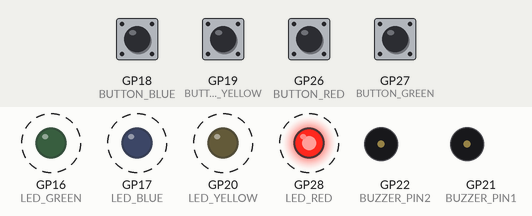
Bench run of a sketch on a simulated Raspberry Pi Pico. Shown: output pins drawn as LEDs (lit = HIGH), buzzer (waves = sounding, pin HIGH). Dashed ring = blinking. The inputs (shaded band) are chosen by the test bench; at power-on: GP18 (BUTTON_BLUE), GP19 (BUTTON_YELLOW), GP26 (BUTTON_RED), GP27 (BUTTON_GREEN) HIGH. Random numbers use the default seed unless the sketch sets one.

Above: at 2.86 s.
2.9 s: GP18 (BUTTON_BLUE) pulled LOW for 0.15 s
At 3.2 s:
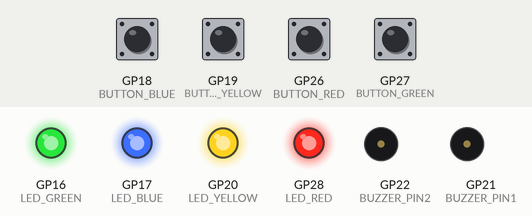
At 5.0 s:
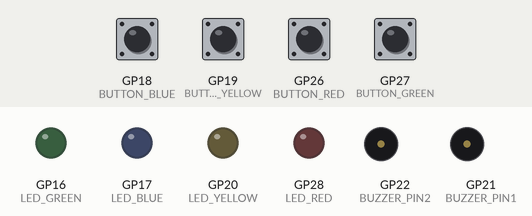
5.9 s: GP19 (BUTTON_YELLOW) pulled LOW for 0.15 s
8.9 s: GP19 (BUTTON_YELLOW) pulled LOW for 1 s
At 10.39 s:
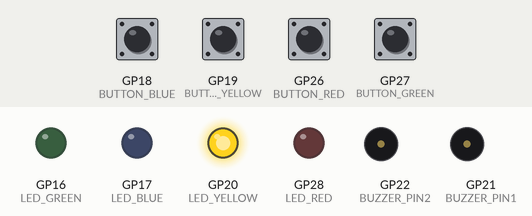
11.9 s: GP26 (BUTTON_RED) pulled LOW for 1 s
14.9 s: GP27 (BUTTON_GREEN) pulled LOW for 0.15 s
At 16.49 s:
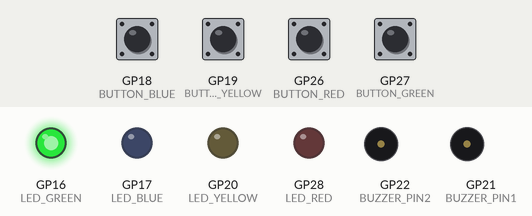
18.0 s: GP18 (BUTTON_BLUE) pulled LOW for 1 s
Timing chart, 0 to 22.0 s (numbered marks = the images above; inputs shaded):
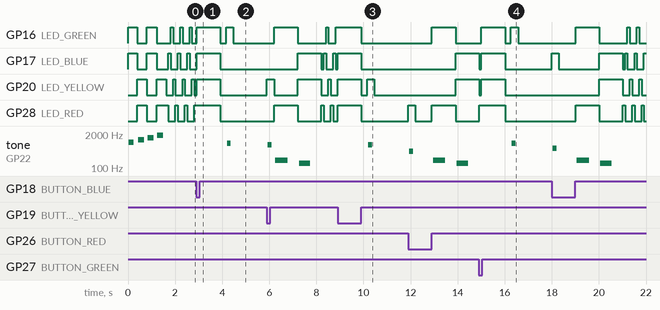

The sketch:

Memory_GAME.ino
```cpp
// ------------------------------------------
// Tone frequency definitions
// ------------------------------------------
#define NOTE_B0 31
#define NOTE_C1 33
#define NOTE_CS1 35
#define NOTE_D1 37
#define NOTE_DS1 39
#define NOTE_E1 41
#define NOTE_F1 44
#define NOTE_FS1 46
#define NOTE_G1 49
#define NOTE_GS1 52
#define NOTE_A1 55
#define NOTE_AS1 58
#define NOTE_B1 62
#define NOTE_C2 65
#define NOTE_CS2 69
#define NOTE_D2 73
#define NOTE_DS2 78
#define NOTE_E2 82
#define NOTE_F2 87
#define NOTE_FS2 93
#define NOTE_G2 98
#define NOTE_GS2 104
#define NOTE_A2 110
#define NOTE_AS2 117
#define NOTE_B2 123
#define NOTE_C3 131
#define NOTE_CS3 139
#define NOTE_D3 147
#define NOTE_DS3 156
#define NOTE_E3 165
#define NOTE_F3 175
#define NOTE_FS3 185
#define NOTE_G3 196
#define NOTE_GS3 208
#define NOTE_A3 220
#define NOTE_AS3 233
#define NOTE_B3 247
#define NOTE_C4 262
#define NOTE_CS4 277
#define NOTE_D4 294
#define NOTE_DS4 311
#define NOTE_E4 330
#define NOTE_F4 349
#define NOTE_FS4 370
#define NOTE_G4 392
#define NOTE_GS4 415
#define NOTE_A4 440
#define NOTE_AS4 466
#define NOTE_B4 494
#define NOTE_C5 523
#define NOTE_CS5 554
#define NOTE_D5 587
#define NOTE_DS5 622
#define NOTE_E5 659
#define NOTE_F5 698
#define NOTE_FS5 740
#define NOTE_G5 784
#define NOTE_GS5 831
#define NOTE_A5 880
#define NOTE_AS5 932
#define NOTE_B5 988
#define NOTE_C6 1047
#define NOTE_CS6 1109
#define NOTE_D6 1175
#define NOTE_DS6 1245
#define NOTE_E6 1319
#define NOTE_F6 1397
#define NOTE_FS6 1480
#define NOTE_G6 1568
#define NOTE_GS6 1661
#define NOTE_A6 1760
#define NOTE_AS6 1865
#define NOTE_B6 1976
#define NOTE_C7 2093
#define NOTE_CS7 2217
#define NOTE_D7 2349
#define NOTE_DS7 2489
#define NOTE_E7 2637
#define NOTE_F7 2794
#define NOTE_FS7 2960
#define NOTE_G7 3136
#define NOTE_GS7 3322
#define NOTE_A7 3520
#define NOTE_AS7 3729
#define NOTE_B7 3951
#define NOTE_C8 4186
#define NOTE_CS8 4435
#define NOTE_D8 4699
#define NOTE_DS8 4978

// ------------------------------------------
// Choices & LEDs
// ------------------------------------------
#define CHOICE_OFF      0
#define CHOICE_NONE     0
#define CHOICE_RED      (1 << 0)
#define CHOICE_GREEN    (1 << 1)
#define CHOICE_BLUE     (1 << 2)
#define CHOICE_YELLOW   (1 << 3)

#define LED_RED     28
#define LED_GREEN   16
#define LED_BLUE    17
#define LED_YELLOW  20

// Buttons
#define BUTTON_RED    26
#define BUTTON_GREEN  27
#define BUTTON_BLUE   18
#define BUTTON_YELLOW 19

// Buzzer (two pins for Pico)
#define BUZZER_PIN1 21
#define BUZZER_PIN2 22

// Game parameters
#define ROUNDS_TO_WIN      13
#define ENTRY_TIME_LIMIT   3000

#define MODE_MEMORY  0
#define MODE_BATTLE  1
#define MODE_BEEGEES 2

// Game state
byte gameMode = MODE_MEMORY;
byte gameBoard[32];
byte gameRound = 0;

// ------------------------------------------
// Custom tone() + noTone() for 2-pin buzzer
// ------------------------------------------
void tone(uint8_t pin, unsigned int frequency, unsigned long duration) {
  (void)pin; // unused, kept for compatibility
  if (frequency == 0) {
    delay(duration);
    return;
  }

  unsigned long period_us = 1000000L / frequency;
  unsigned long halfPeriod_us = period_us / 2;
  unsigned long cycles = (duration * 1000L) / period_us;

  for (unsigned long i = 0; i < cycles; i++) {
    digitalWrite(BUZZER_PIN1, HIGH);
    digitalWrite(BUZZER_PIN2, LOW);
    delayMicroseconds(halfPeriod_us);

    digitalWrite(BUZZER_PIN1, LOW);
    digitalWrite(BUZZER_PIN2, HIGH);
    delayMicroseconds(halfPeriod_us);
  }
}

void noTone(uint8_t pin) {
  (void)pin; // unused
  digitalWrite(BUZZER_PIN1, LOW);
  digitalWrite(BUZZER_PIN2, LOW);
}

// ------------------------------------------
// Setup
// ------------------------------------------
void setup() {
  pinMode(BUTTON_RED, INPUT_PULLUP);
  pinMode(BUTTON_GREEN, INPUT_PULLUP);
  pinMode(BUTTON_BLUE, INPUT_PULLUP);
  pinMode(BUTTON_YELLOW, INPUT_PULLUP);

  pinMode(LED_RED, OUTPUT);
  pinMode(LED_GREEN, OUTPUT);
  pinMode(LED_BLUE, OUTPUT);
  pinMode(LED_YELLOW, OUTPUT);

  pinMode(BUZZER_PIN1, OUTPUT);
  pinMode(BUZZER_PIN2, OUTPUT);

  gameMode = MODE_MEMORY;

  // Easter egg
  if (checkButton() == CHOICE_YELLOW) play_beegees();

  if (checkButton() == CHOICE_GREEN) {
    gameMode = MODE_BATTLE;
    setLEDs(CHOICE_GREEN);
    toner(CHOICE_GREEN, 150);
    setLEDs(CHOICE_RED | CHOICE_BLUE | CHOICE_YELLOW);
    while (checkButton() != CHOICE_NONE);
  }

  play_winner();
}

// ------------------------------------------
// Main Loop
// ------------------------------------------
void loop() {
  attractMode();
  setLEDs(CHOICE_RED | CHOICE_GREEN | CHOICE_BLUE | CHOICE_YELLOW);
  delay(1000);
  setLEDs(CHOICE_OFF);
  delay(250);

  if (gameMode == MODE_MEMORY) {
    if (play_memory()) play_winner();
    else play_loser();
  }

  if (gameMode == MODE_BATTLE) {
    play_battle();
    play_loser();
  }
}

// ------------------------------------------
// Memory Mode
// ------------------------------------------
boolean play_memory(void) {
  randomSeed(millis());
  gameRound = 0;

  while (gameRound < ROUNDS_TO_WIN) {
    add_to_moves();
    playMoves();

    for (byte currentMove = 0; currentMove < gameRound; currentMove++) {
      byte choice = wait_for_button();
      if (choice == 0) return false;
      if (choice != gameBoard[currentMove]) return false;
    }

    delay(1000);
  }

  return true;
}

// ------------------------------------------
// Battle Mode
// ------------------------------------------
boolean play_battle(void) {
  gameRound = 0;
  while (1) {
    byte newButton = wait_for_button();
    gameBoard[gameRound++] = newButton;

    for (byte currentMove = 0; currentMove < gameRound; currentMove++) {
      byte choice = wait_for_button();
      if (choice == 0) return false;
      if (choice != gameBoard[currentMove]) return false;
    }
    delay(100);
  }
  return true;
}

// ------------------------------------------
// Helpers
// ------------------------------------------
void playMoves(void) {
  for (byte currentMove = 0; currentMove < gameRound; currentMove++) {
    toner(gameBoard[currentMove], 150);
    delay(150);
  }
}

void add_to_moves(void) {
  byte newButton = random(0, 4);
  if (newButton == 0) newButton = CHOICE_RED;
  else if (newButton == 1) newButton = CHOICE_GREEN;
  else if (newButton == 2) newButton = CHOICE_BLUE;
  else if (newButton == 3) newButton = CHOICE_YELLOW;
  gameBoard[gameRound++] = newButton;
}

void setLEDs(byte leds) {
  digitalWrite(LED_RED, (leds & CHOICE_RED) ? HIGH : LOW);
  digitalWrite(LED_GREEN, (leds & CHOICE_GREEN) ? HIGH : LOW);
  digitalWrite(LED_BLUE, (leds & CHOICE_BLUE) ? HIGH : LOW);
  digitalWrite(LED_YELLOW, (leds & CHOICE_YELLOW) ? HIGH : LOW);
}

byte wait_for_button(void) {
  long startTime = millis();
  while ((millis() - startTime) < ENTRY_TIME_LIMIT) {
    byte button = checkButton();
    if (button != CHOICE_NONE) {
      toner(button, 150);
      while (checkButton() != CHOICE_NONE);
      delay(10);
      return button;
    }
  }
  return CHOICE_NONE;
}

byte checkButton(void) {
  if (digitalRead(BUTTON_RED) == 0) return (CHOICE_RED);
  else if (digitalRead(BUTTON_GREEN) == 0) return (CHOICE_GREEN);
  else if (digitalRead(BUTTON_BLUE) == 0) return (CHOICE_BLUE);
  else if (digitalRead(BUTTON_YELLOW) == 0) return (CHOICE_YELLOW);
  return (CHOICE_NONE);
}

void toner(byte which, int buzz_length_ms) {
  setLEDs(which);
  int freq = 440;
  switch (which) {
    case CHOICE_RED:    freq = 440; break;
    case CHOICE_GREEN:  freq = 880; break;
    case CHOICE_BLUE:   freq = 587; break;
    case CHOICE_YELLOW: freq = 784; break;
  }
  tone(BUZZER_PIN1, freq, buzz_length_ms);
  delay(buzz_length_ms);
  noTone(BUZZER_PIN1);
  setLEDs(CHOICE_OFF);
}

void play_winner(void) {
  setLEDs(CHOICE_GREEN | CHOICE_BLUE);
  tone(BUZZER_PIN1, 1000, 200); delay(200);
  setLEDs(CHOICE_RED | CHOICE_YELLOW);
  tone(BUZZER_PIN1, 1200, 200); delay(200);
  setLEDs(CHOICE_GREEN | CHOICE_BLUE);
  tone(BUZZER_PIN1, 1500, 200); delay(200);
  setLEDs(CHOICE_RED | CHOICE_YELLOW);
  tone(BUZZER_PIN1, 1800, 200); delay(200);
  noTone(BUZZER_PIN1);
  setLEDs(CHOICE_OFF);
}

void play_loser(void) {
  setLEDs(CHOICE_RED | CHOICE_GREEN);
  tone(BUZZER_PIN1, 200, 500); delay(500);
  setLEDs(CHOICE_BLUE | CHOICE_YELLOW);
  tone(BUZZER_PIN1, 150, 500); delay(500);
  noTone(BUZZER_PIN1);
  setLEDs(CHOICE_OFF);
}

void attractMode(void) {
  while (1) {
    setLEDs(CHOICE_RED); delay(100); if (checkButton() != CHOICE_NONE) return;
    setLEDs(CHOICE_BLUE); delay(100); if (checkButton() != CHOICE_NONE) return;
    setLEDs(CHOICE_GREEN); delay(100); if (checkButton() != CHOICE_NONE) return;
    setLEDs(CHOICE_YELLOW); delay(100); if (checkButton() != CHOICE_NONE) return;
  }
}

// ------------------------------------------
// Bee Gees Easter Egg
// ------------------------------------------
int melody[] = {
  NOTE_G4, NOTE_A4, 0, NOTE_C5, 0, 0, NOTE_G4, 0, 0, 0,
  NOTE_E4, 0, NOTE_D4, NOTE_E4, NOTE_G4, 0,
  NOTE_D4, NOTE_E4, 0, NOTE_G4, 0, 0,
  NOTE_D4, 0, NOTE_E4, 0, NOTE_G4, 0, NOTE_A4, 0, NOTE_C5, 0
};

int noteDuration = 115;
int LEDnumber = 0;

void play_beegees() {
  setLEDs(CHOICE_YELLOW);
  toner(CHOICE_YELLOW, 150);
  setLEDs(CHOICE_RED | CHOICE_GREEN | CHOICE_BLUE);
  while (checkButton() != CHOICE_NONE);
  setLEDs(CHOICE_NONE);
  delay(1000);

  while (checkButton() == CHOICE_NONE) {
    for (int thisNote = 0; thisNote < 32; thisNote++) {
      changeLED();
      if (melody[thisNote] != 0) tone(BUZZER_PIN1, melody[thisNote], noteDuration);
      delay(noteDuration * 1.30);
      noTone(BUZZER_PIN1);
    }
  }
}

void changeLED(void) {
  setLEDs(1 << LEDnumber);
  LEDnumber++;
  if (LEDnumber > 3) LEDnumber = 0;
}
```

Measured:
- after the input at 2.9 s, tone on GP22 (BUZZER_PIN2): silent → 868 Hz after 1.3 s, → silent 0.16 s later
- after the input at 8.9 s, tone on GP22 (BUZZER_PIN2): silent → 775 Hz after 1.3 s, → silent 0.16 s later
- after the input at 14.9 s, tone on GP22 (BUZZER_PIN2): silent → 868 Hz after 1.4 s, → silent 0.16 s later
- by itself, GP20 (LED_YELLOW): repeats every 0.40 s: LOW 0.30 s, HIGH 0.10 s
